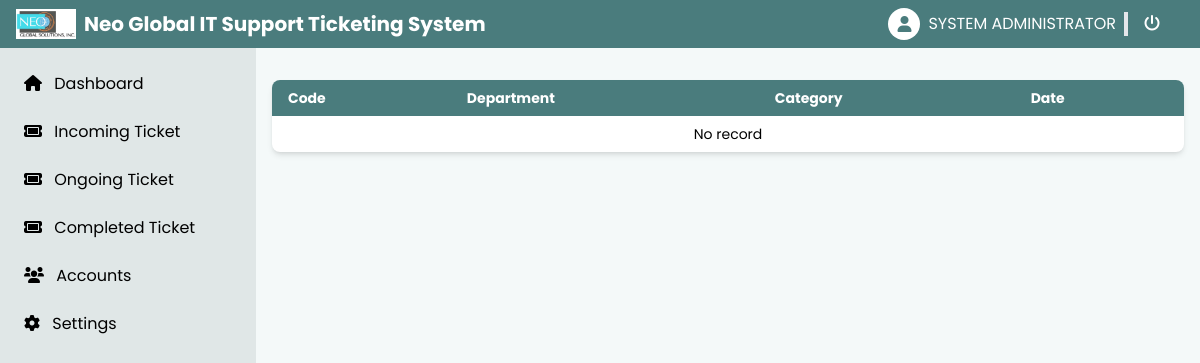
Before: /view/admin/ticket_ongoing.php (signed in) with the older database file.
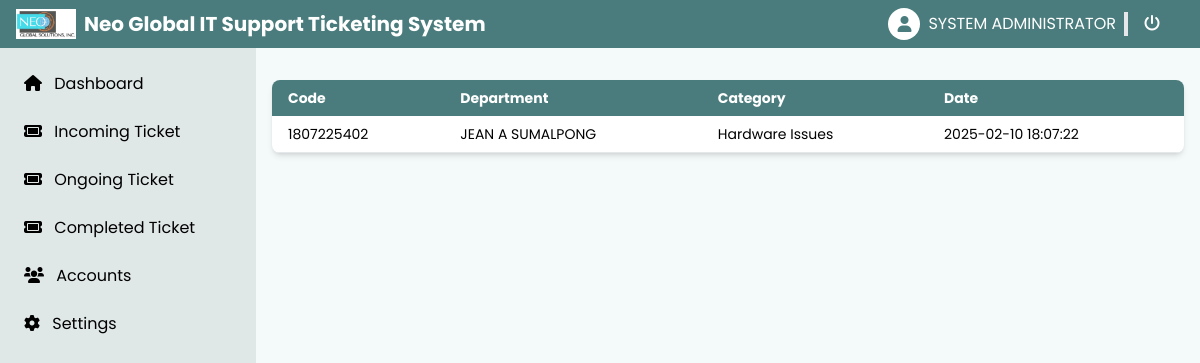
After: the same page with the newer database file.
### tables this page shows
CREATE TABLE `ticket`  (
  `ticket_no` int NOT NULL AUTO_INCREMENT,
  `ticket_code` varchar(255) NULL DEFAULT NULL,
  `description` longtext NULL,
  `request_by` varchar(255) NULL DEFAULT NULL,
  `priority_level` varchar(255) NULL DEFAULT NULL,
  `request_date` datetime NULL DEFAULT NULL,
  `status` varchar(255) NULL DEFAULT NULL,
  `assigned_to` varchar(255) NULL DEFAULT NULL,
  `updated_date` datetime NULL DEFAULT NULL,
  `category` varchar(255) NULL DEFAULT NULL,
  `feedback` varchar(10) NULL DEFAULT 'NO',
  PRIMARY KEY (`ticket_no`) USING BTREE
);

### database/config.php (called while the page is built, shortened)
<?php
class DatabaseConnector
{
    private $host = 'localhost';
    private $port = 3307;
    private $db = 'neo-ticketing';
    private $user = 'codegehan';
    private $pass = '!@#Admin123*';
    private $charset = 'utf8mb4';
    public $pdo;
    private function connect()
    {
        $dsn = "mysql:host={$this->host};port={$this->port};dbname={$this->db};charset={$this->charset}";
        $options = [
            PDO::ATTR_ERRMODE            => PDO::ERRMODE_EXCEPTION,
            PDO::ATTR_DEFAULT_FETCH_MODE => PDO::FETCH_ASSOC,
            PDO::ATTR_EMULATE_PREPARES   => false,
        ];
        try {
            $this->pdo = new PDO($dsn, $this->user, $this->pass, $options);
        } catch (\PDOException $e) {
            throw new \PDOException($e->getMessage(), (int)$e->getCode());
        }
    }
    public function closeConnection()
    {
        $this->pdo = null;
    }
    public function query($sql, $params = [])
    {
        try{
            $this->pdo->beginTransaction();
            $stmt = $this->pdo->prepare($sql);
            $result = $stmt->execute($params);
            if ($result) {
                $this->pdo->commit();
                return $stmt;
            } else {
                throw new \PDOException("Failed to execute request.");
            }
        } catch (\PDOException $e) {
            $this->pdo->rollBack();
            error_log("Database Error: " . $e->getMessage());
            return false;
        }
        finally {
            $this->closeConnection();
        }
    }
    public function fetchAll($sql, $params = [])
    {
        try {
            $stmt = $this->query($sql, $params);
            return $stmt->fetchAll();
        } finally {
            $this->closeConnection();
        }
    }
}

### view/admin/ticket_ongoing.php (the view, shortened to what this page needs)
<?php
include('components/header.php');
include('components/s-navbar.php');
$sql = "SELECT ticket_code, request_by, request_date, category FROM ticket WHERE status = 'ACCEPTED'";
$ongoingTicket = $db->fetchAll($sql);
?>
<div class="mx-auto w-full px-4 py-8 text-sm">
    <div class="bg-white shadow-md rounded-lg overflow-hidden">
        <table class="w-full">
            <thead class="bg-primary text-white">
                <tr>
                    <th class="px-4 py-2 text-left">Code</th>
                    <th class="px-4 py-2 text-left">Department</th>
                    <th class="px-4 py-2 text-left">Category</th>
                    <th class="px-4 py-2 text-left">Date</th>
                </tr>
            </thead>
            <tbody>
                <?php if (count($ongoingTicket) > 0): ?>
                    <?php foreach ($ongoingTicket as $ticket): ?>
                        <tr class="border-b hover:bg-gray-100">
                            <td class="px-4 py-2"><?php echo $ticket['ticket_code']; ?></td>
                            <td class="px-4 py-2"><?php echo $ticket['request_by']; ?></td>
                            <td class="px-4 py-2"><?php echo $ticket['category']; ?></td>
                            <td class="px-4 py-2"><?php echo $ticket['request_date']; ?></td>
                        </tr>
                    <?php endforeach; ?>
                <?php else: ?>
                    <tr>
                        <td colspan="4" class="px-4 py-2 text-center">No record</td>
                    </tr>
                <?php endif; ?>
            </tbody>
        </table>
    </div>
</div>
<?php
include('components/footer.php');
?>

Changed rows visible on the page:
added ticket: ticket_code "1807225402", request_by "JEAN A SUMALPONG", category "Hardware Issues", request_date "2025-02-10 18:07:22"
Other visible differences:
text no longer shown: "No record"
